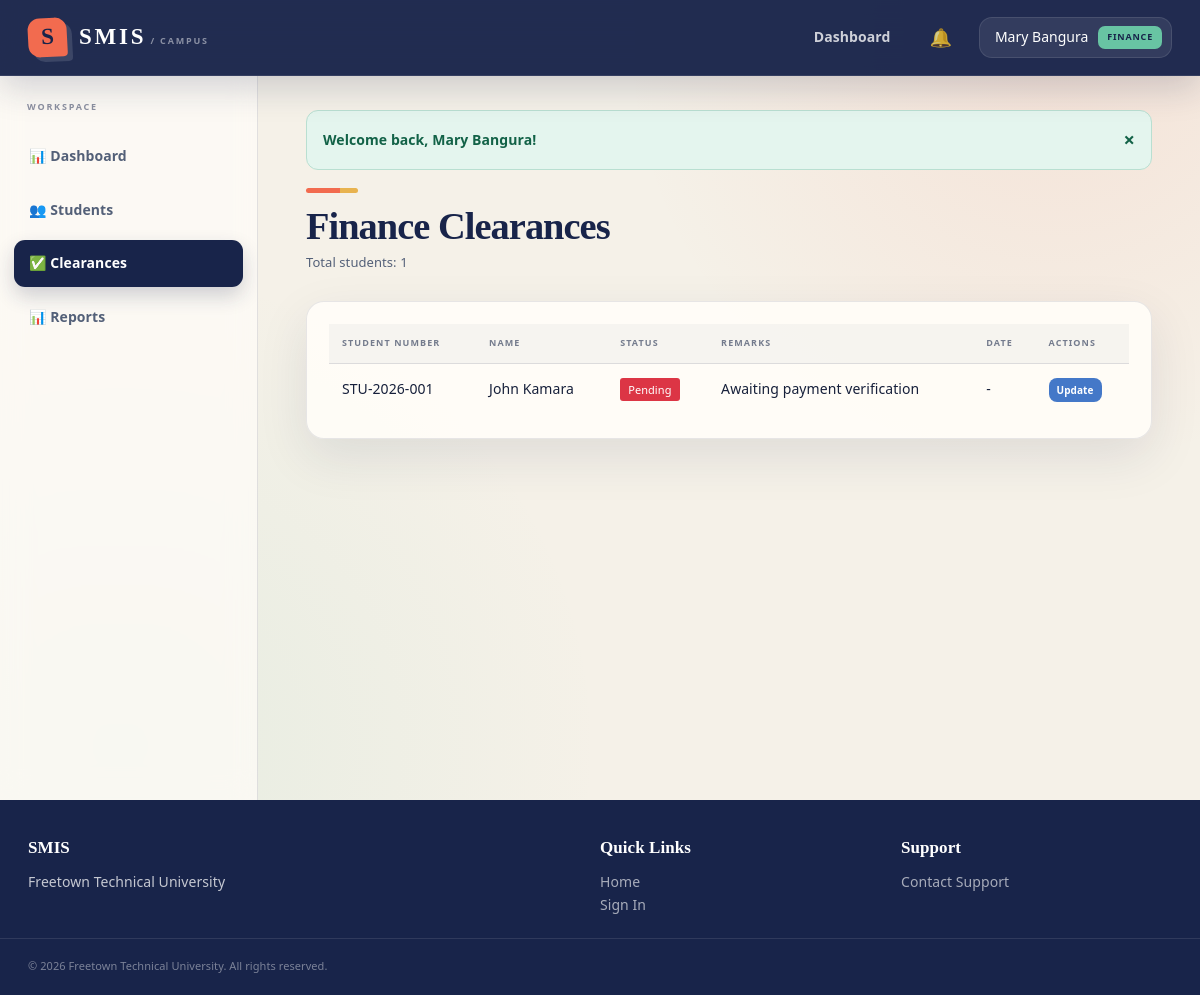
The page /finance/clearances.php (signed in) on the database its author committed.
### tables this page shows
CREATE TABLE users (
  id INT UNSIGNED AUTO_INCREMENT PRIMARY KEY,
  name VARCHAR(120) NOT NULL,
  email VARCHAR(150) NOT NULL UNIQUE,
  password VARCHAR(255) NOT NULL,
  role ENUM('admin','student','lecturer','finance') NOT NULL,
  status ENUM('active','inactive') NOT NULL DEFAULT 'active',
  last_login_at DATETIME NULL,
  created_at DATETIME NOT NULL DEFAULT CURRENT_TIMESTAMP,
  updated_at DATETIME NULL ON UPDATE CURRENT_TIMESTAMP,
  INDEX idx_users_role (role),
  INDEX idx_users_status (status)
);

CREATE TABLE finance_clearance (
  id INT UNSIGNED AUTO_INCREMENT PRIMARY KEY,
  student_id INT UNSIGNED NOT NULL UNIQUE,
  status ENUM('pending','cleared','not_cleared') NOT NULL DEFAULT 'pending',
  remarks VARCHAR(255) NULL,
  cleared_by INT UNSIGNED NULL,
  cleared_at DATETIME NULL,
  updated_at DATETIME NULL ON UPDATE CURRENT_TIMESTAMP,
  CONSTRAINT fk_finance_clearance_student FOREIGN KEY (student_id) REFERENCES students(id) ON DELETE CASCADE,
  CONSTRAINT fk_finance_clearance_user FOREIGN KEY (cleared_by) REFERENCES users(id) ON DELETE SET NULL
);

CREATE TABLE students (
  id INT UNSIGNED AUTO_INCREMENT PRIMARY KEY,
  user_id INT UNSIGNED NOT NULL UNIQUE,
  student_number VARCHAR(40) NOT NULL UNIQUE,
  class_id INT UNSIGNED NULL,
  semester_id INT UNSIGNED NULL,
  gender VARCHAR(20) NULL,
  phone VARCHAR(40) NULL,
  address VARCHAR(255) NULL,
  date_of_birth DATE NULL,
  document_path VARCHAR(255) NULL,
  created_at DATETIME NOT NULL DEFAULT CURRENT_TIMESTAMP,
  CONSTRAINT fk_students_user FOREIGN KEY (user_id) REFERENCES users(id) ON DELETE CASCADE,
  CONSTRAINT fk_students_class FOREIGN KEY (class_id) REFERENCES classes(id) ON DELETE SET NULL,
  CONSTRAINT fk_students_semester FOREIGN KEY (semester_id) REFERENCES semesters(id) ON DELETE SET NULL,
  INDEX idx_students_class (class_id),
  INDEX idx_students_semester (semester_id)
);

### config/database.php (called while the page is built)
<?php
return [
    'host' => 'localhost',
    'port' => '3306',
    'database' => 'smis_db',
    'username' => 'root',
    'password' => '',
    'charset' => 'utf8mb4',
];

### includes/database.php (called while the page is built, shortened)
<?php
function db(): PDO
{
    static $pdo = null;
    if ($pdo instanceof PDO) {
        return $pdo;
    }
    $config = require __DIR__ . '/../config/database.php';
    $dsn = sprintf(
        'mysql:host=%s;port=%s;dbname=%s;charset=%s',
        $config['host'],
        $config['port'],
        $config['database'],
        $config['charset']
    );
    $pdo = new PDO($dsn, $config['username'], $config['password'], [
        PDO::ATTR_ERRMODE => PDO::ERRMODE_EXCEPTION,
        PDO::ATTR_DEFAULT_FETCH_MODE => PDO::FETCH_ASSOC,
        PDO::ATTR_EMULATE_PREPARES => false,
    ]);
    return $pdo;
}
function db_statement(string $sql, array $params = []): PDOStatement
{
    $statement = db()->prepare($sql);
    $statement->execute($params);
    return $statement;
}
function db_all(string $sql, array $params = []): array
{
    return db_statement($sql, $params)->fetchAll();
}
function db_one(string $sql, array $params = []): ?array
{
    $row = db_statement($sql, $params)->fetch();
    return $row === false ? null : $row;
}
function db_value(string $sql, array $params = []): mixed
{
    $value = db_statement($sql, $params)->fetchColumn();
    return $value === false ? null : $value;
}

### includes/functions.php (called while the page is built, shortened)
<?php
function app_config(?string $key = null, mixed $default = null): mixed
{
    static $config = null;
    if ($config === null) {
        $config = require __DIR__ . '/../config/app.php';
    }
    $value = $config;
    foreach (explode('.', $key) as $part) {
        $value = $value[$part];
    }
    return $value;
}
function e(mixed $value): string
{
    return htmlspecialchars((string) $value, ENT_QUOTES, 'UTF-8');
}
function url(string $path = ''): string
{
    $base = rtrim((string) app_config('base_url', ''), '/');
    $path = ltrim($path, '/');
    return $path === '' ? ($base === '' ? '/' : $base) : $base . '/' . $path;
}
function query(string $key, mixed $default = ''): mixed
{
    return $_GET[$key] ?? $default;
}
function flashes(): array
{
    $messages = $_SESSION['flash'] ?? [];
    return $messages;
}

### includes/auth.php (called while the page is built, shortened)
<?php
function current_user(): ?array
{
    static $user = null;
    if ($user === null) {
        $user = db_one('SELECT id, name, email, role, status, last_login_at FROM users WHERE id = :id', [
            'id' => $_SESSION['user_id'],
        ]);
    }
    return $user;
}
function role_home(string $role): string
{
    return match ($role) {
        'admin' => 'admin/dashboard.php',
        'lecturer' => 'lecturer/dashboard.php',
        'finance' => 'finance/dashboard.php',
        'student' => 'student/dashboard.php',
        default => 'login.php',
    };
}

### includes/middleware.php (called while the page is built, shortened)
<?php
function require_login(): void
{
    if (!current_user()) {
        set_flash('error', 'Please sign in to continue.');
        redirect('login.php');
    }
}
function require_role(string|array $roles): void
{
    require_login();
}

### includes/pagination.php (called while the page is built, shortened)
<?php
function pagination_meta(int $total, int $page, int $perPage): array
{
    $pages = max(1, (int) ceil($total / $perPage));
    $page = min(max(1, $page), $pages);
    return [
        'total' => $total,
        'page' => $page,
        'pages' => $pages,
        'per_page' => $perPage,
        'offset' => ($page - 1) * $perPage,
    ];
}

### finance/clearances.php (the view, shortened to what this page needs)
<?php
require_role('finance');
$total = (int) db_value('SELECT COUNT(*) FROM students');
$page = max(1, (int) query('page', 1));
$per_page = 10;
$meta = pagination_meta($total, $page, $per_page);
$students = db_all('
    SELECT
        s.id,
        u.name,
        s.student_number,
        fc.status as clearance_status,
        fc.remarks,
        fc.cleared_at
    FROM students s
    JOIN users u ON s.user_id = u.id
    LEFT JOIN finance_clearance fc ON s.id = fc.student_id
    ORDER BY u.name ASC
    LIMIT :limit OFFSET :offset
', ['limit' => $per_page, 'offset' => $meta['offset']]);
?>
<?php include __DIR__ . '/../includes/header.php'; ?>
<div class="page-header">
    <h1>Finance Clearances</h1>
    <p>Total students: <?= $total ?></p>
</div>
<?php if (!empty($students)): ?>
    <div class="card">
        <div class="card-body">
            <table class="table">
                <thead>
                    <tr>
                        <th>Student Number</th>
                        <th>Name</th>
                        <th>Status</th>
                        <th>Remarks</th>
                        <th>Date</th>
                        <th>Actions</th>
                    </tr>
                </thead>
                <tbody>
                    <?php foreach ($students as $student): ?>
                        <tr>
                            <td><?= e($student['student_number']) ?></td>
                            <td><?= e($student['name']) ?></td>
                            <td>
                                <?php if ($student['clearance_status']): ?>
                                    <span style="display: inline-block; background-color: <?= $student['clearance_status'] === 'cleared' ? '#28a745' : '#dc3545' ?>; color: white; padding: 3px 8px; border-radius: 3px; font-size: 11px;">
                                        <?= ucfirst($student['clearance_status']) ?>
                                    </span>
                                <?php else: ?>
                                    <span style="color: #999;">Not set</span>
                                <?php endif; ?>
                            </td>
                            <td><?= e($student['remarks'] ?? '-') ?></td>
                            <td><?= $student['cleared_at'] ? formatDate($student['cleared_at']) : '-' ?></td>
                            <td>
                                <a href="<?= url('finance/clearances.php?action=edit&id=' . $student['id']) ?>" class="action-btn action-edit">Update</a>
                            </td>
                        </tr>
                    <?php endforeach; ?>
                </tbody>
            </table>
        </div>
    </div>
<?php endif; ?>
<?php include __DIR__ . '/../includes/footer.php'; ?>

### includes/header.php (shortened to what this page needs)
<?php
$user = current_user();
?>
<!DOCTYPE html>
<html lang="en">
<head>
    <link rel="stylesheet" href="<?= url('assets/css/style.css') ?>">
</head>
<body>
    <nav class="navbar">
        <div class="navbar-container">
            <div class="navbar-brand">
                <a href="<?= url('/') ?>" class="brand-link">
                    <span class="brand-text"><?= e(app_config('short_name')) ?></span>
                </a>
            </div>
            <div class="navbar-menu">
                <div class="navbar-menu-items">
                    <?php if ($user): ?>
                        <a href="<?= url(role_home($user['role'])) ?>" class="nav-link">Dashboard</a>
                        <div class="nav-notifications">
                            <a href="<?= url('notifications.php') ?>" class="nav-link notification-link">
                                <span class="notification-icon">🔔</span>
                            </a>
                        </div>
                        <div class="nav-user">
                            <div class="user-menu">
                                <button class="user-menu-toggle">
                                    <span><?= e($user['name']) ?></span>
                                    <span class="role-badge"><?= e($user['role']) ?></span>
                                </button>
                            </div>
                        </div>
                    <?php else: ?>
                        <a href="<?= url('login.php') ?>" class="btn btn-sm btn-primary">Sign In</a>
                    <?php endif; ?>
                </div>
            </div>
        </div>
    </nav>
    <div class="page-wrapper">
        <?php if ($user): ?>
            <aside class="sidebar">
                <nav class="sidebar-nav">
                    <?php
                    $nav_items = [];
                    if ($user['role'] === 'admin') {
                        $nav_items = [
                            ['url' => 'admin/dashboard.php', 'label' => '📊 Dashboard'],
                            ['url' => 'admin/users.php', 'label' => '👥 Users'],
                            ['url' => 'admin/classes.php', 'label' => '🏫 Classes'],
                            ['url' => 'admin/semesters.php', 'label' => '📅 Semesters'],
                            ['url' => 'admin/modules.php', 'label' => '📚 Modules'],
                            ['url' => 'admin/students.php', 'label' => '🎓 Students'],
                            ['url' => 'admin/lecturers.php', 'label' => '👨‍🏫 Lecturers'],
                            ['url' => 'admin/attendance.php', 'label' => '📍 Attendance'],
                            ['url' => 'admin/grades.php', 'label' => '📊 Grades'],
                            ['url' => 'admin/clearances.php', 'label' => '✅ Clearances'],
                            ['url' => 'admin/reports.php', 'label' => '📈 Reports'],
                            ['url' => 'admin/logs.php', 'label' => '📋 Activity Logs'],
                        ];
                    } elseif ($user['role'] === 'finance') {
                        $nav_items = [
                            ['url' => 'finance/dashboard.php', 'label' => '📊 Dashboard'],
                            ['url' => 'finance/students.php', 'label' => '👥 Students'],
                            ['url' => 'finance/clearances.php', 'label' => '✅ Clearances'],
                            ['url' => 'finance/reports.php', 'label' => '📊 Reports'],
                        ];
                    }
                    ?>
                    <?php foreach ($nav_items as $item): ?>
                        <a href="<?= url($item['url']) ?>" class="nav-item <?= strpos($_SERVER['REQUEST_URI'] ?? '', $item['url']) !== false ? 'active' : '' ?>">
                            <?= $item['label'] ?>
                        </a>
                    <?php endforeach; ?>
                </nav>
            </aside>
        <?php endif; ?>
        <main class="main-content">
            <?php
            $flashes = flashes();
            foreach ($flashes as $flash):
            ?>
                <div class="alert alert-<?= e($flash['type']) ?>" role="alert">
                    <?= e($flash['message']) ?>
                    <button type="button" class="alert-close" data-dismiss="alert">×</button>
                </div>
            <?php endforeach; ?>

### finance/clearances.php (style rules this page uses)
.page-header { margin-bottom: 20px; }
.action-btn { padding: 4px 8px; border-radius: 3px; text-decoration: none; background-color: #17a2b8; color: white; }

### rows shown on the page
users: name "Mary Bangura", role "FINANCE"
finance_clearance: student.student_number "STU-2026-001", users.name "John Kamara", status "Pending", remarks "Awaiting payment verification"

### other values the page prints
app_config('short_name') "SMIS"
$item['label'] "📊 Dashboard"
$item['label'] "👥 Students"
$item['label'] "✅ Clearances"
$item['label'] "📊 Reports"
$flash['message'] "Welcome back, Mary Bangura!"
$total "1"
app_config('university_name') "Freetown Technical University"
